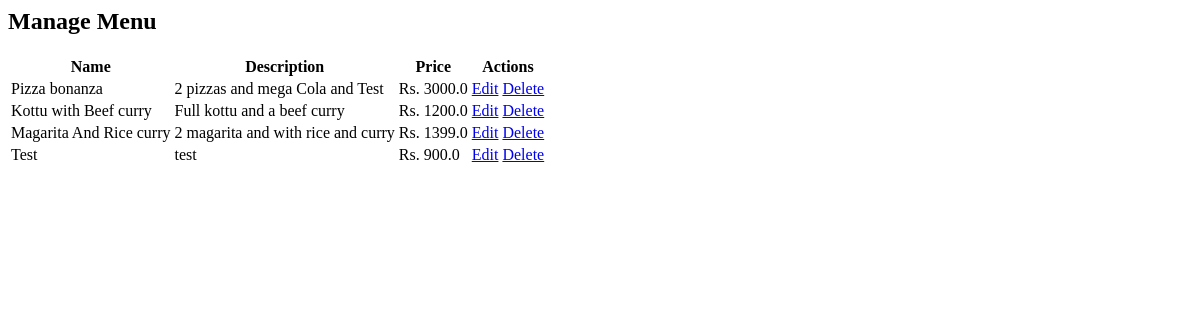
The app's page /manage_menu/, older data.
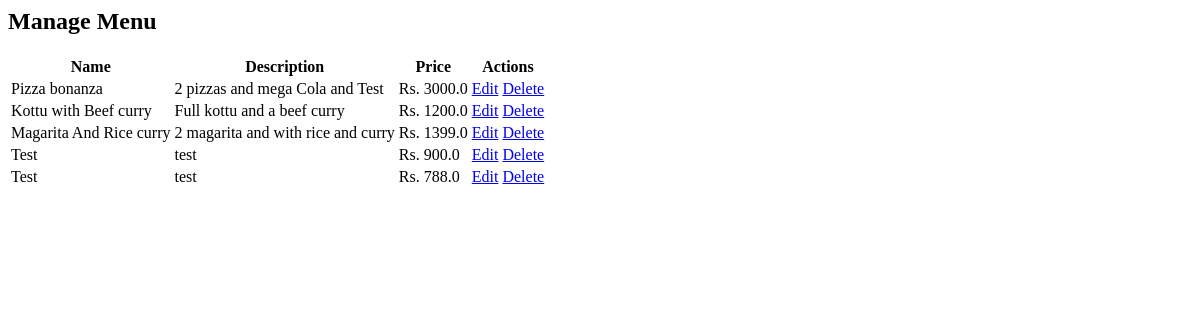
The same page, newer data.
### webstore/models.py (models this page shows, shortened)
class Menu(models.Model):
    name = models.CharField(max_length=50)
    description = models.CharField(max_length=400)
    price = models.FloatField()
    img_url = models.ImageField(upload_to='static/')

### webstore/views.py (the view)
# urls.py: path('manage_menu/', views.manage_menu, name='manage_menu'),
def manage_menu(request):
    items = Menu.objects.all()
    return render(request, 'manage_menu.html', {'items': items})

### webstore/templates/manage_menu.html
<h2>Manage Menu</h2>
<table class="table">
    <thead>
        <tr>
            <th>Name</th>
            <th>Description</th>
            <th>Price</th>
            <th>Actions</th>
        </tr>
    </thead>
    <tbody>
        {% for item in items %}
        <tr>
            <td>{{ item.name }}</td>
            <td>{{ item.description }}</td>
            <td>Rs. {{ item.price }}</td>
            <td>
                <a href="{% url 'edit_menu' item.id %}" class="btn btn-warning btn-sm">Edit</a>
                <a href="{% url 'delete_menu' item.id %}" class="btn btn-danger btn-sm">Delete</a>
            </td>
        </tr>
        {% endfor %}
    </tbody>
</table>

Row changes from the older to the newer data that the page shows:
added Menu: name "Test", description "test", price "788.0"
